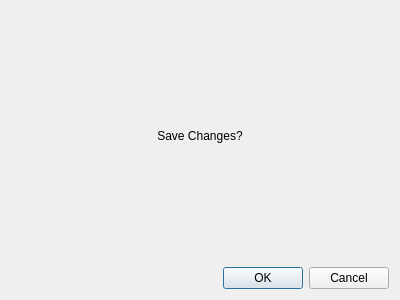
<?xml version="1.0" encoding="UTF-8"?>
<ui version="4.0">
 <class>SaveChangesDialog</class>
 <widget class="QDialog" name="SaveChangesDialog">
  <property name="geometry">
   <rect>
    <x>0</x>
    <y>0</y>
    <width>400</width>
    <height>300</height>
   </rect>
  </property>
  <property name="windowTitle">
   <string>Dialog</string>
  </property>
  <layout class="QVBoxLayout" name="verticalLayout">
   <item>
    <spacer name="verticalSpacer">
     <property name="orientation">
      <enum>Qt::Vertical</enum>
     </property>
     <property name="sizeHint" stdset="0">
      <size>
       <width>20</width>
       <height>101</height>
      </size>
     </property>
    </spacer>
   </item>
   <item>
    <widget class="QLabel" name="label">
     <property name="text">
      <string>Save Changes?</string>
     </property>
     <property name="alignment">
      <set>Qt::AlignCenter</set>
     </property>
    </widget>
   </item>
   <item>
    <spacer name="verticalSpacer_2">
     <property name="orientation">
      <enum>Qt::Vertical</enum>
     </property>
     <property name="sizeHint" stdset="0">
      <size>
       <width>20</width>
       <height>101</height>
      </size>
     </property>
    </spacer>
   </item>
   <item>
    <widget class="QDialogButtonBox" name="buttonBox">
     <property name="standardButtons">
      <set>QDialogButtonBox::Cancel|QDialogButtonBox::Ok</set>
     </property>
    </widget>
   </item>
  </layout>
 </widget>
 <resources/>
 <connections/>
</ui>
